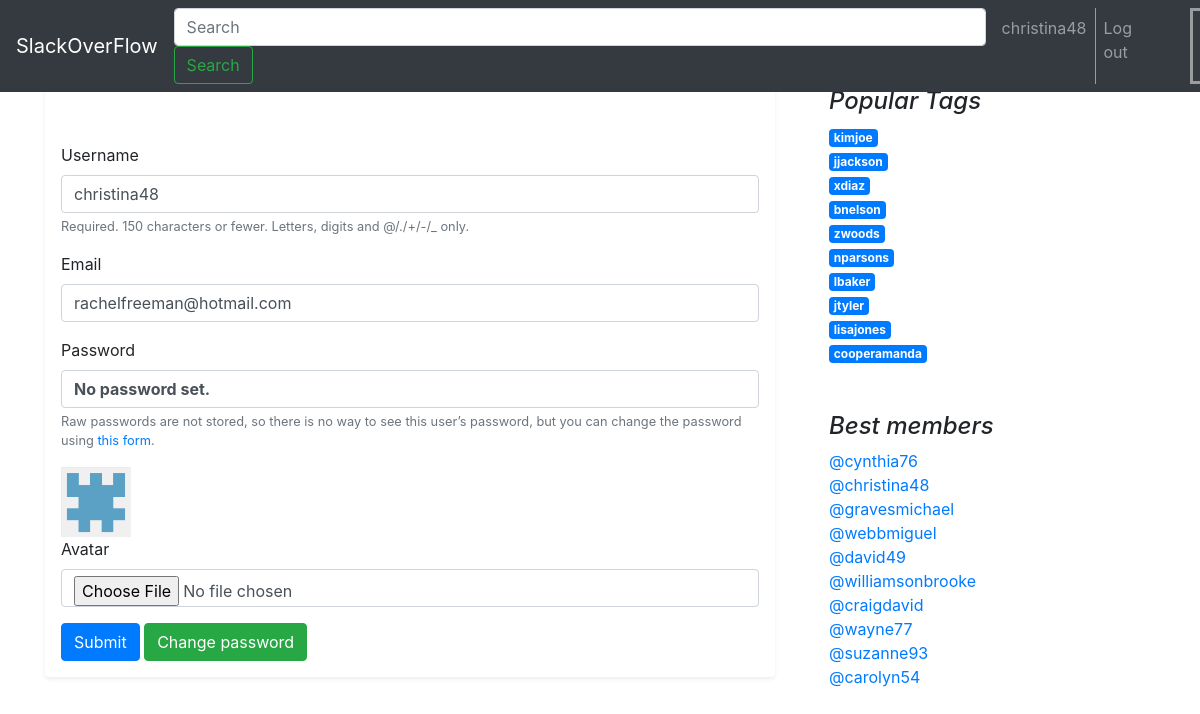
Before: /edit/ (signed in) with the older database file.
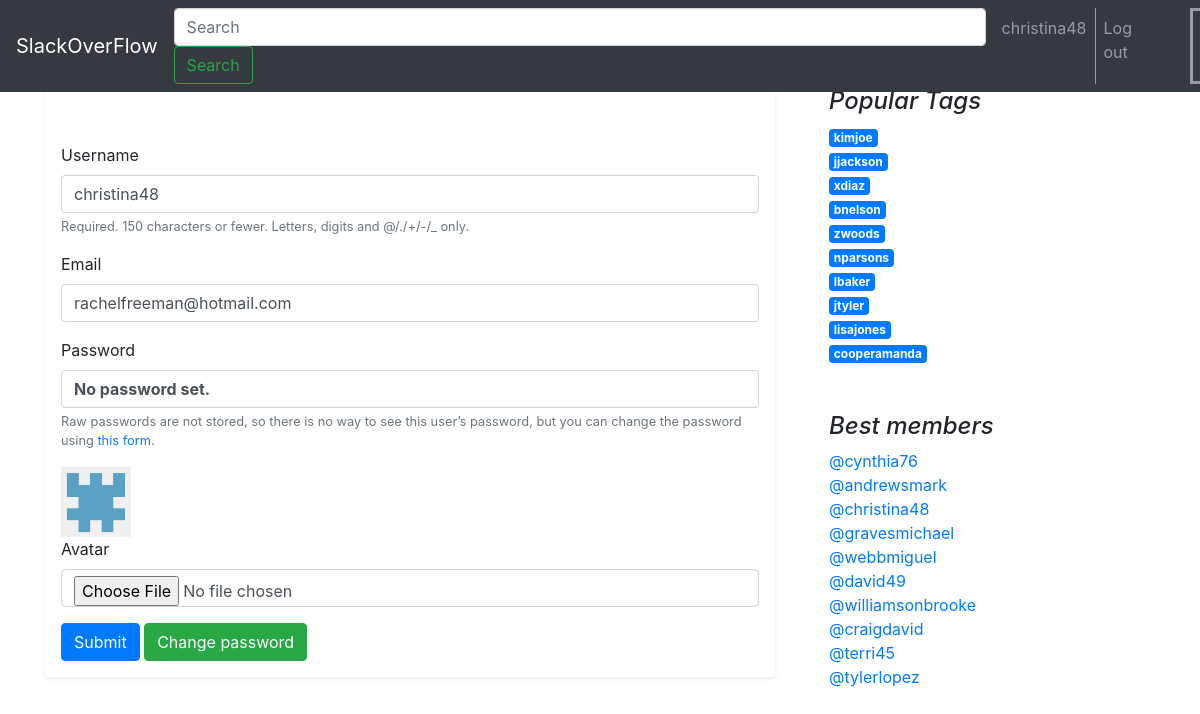
After: the same page with the newer database file.
### app/models.py (models this page shows)
class Tag(models.Model):
    title = models.CharField('Tag', max_length=128, unique="true")
    rating = models.IntegerField(default=0)
    objects = TagManager()
    def __str__(self):
        return self.title

class Client(models.Model):
    user = models.OneToOneField(
        User,
        on_delete=models.CASCADE,
    )
    avatar = models.ImageField(upload_to='avatars/', blank=True, null=True, verbose_name='Avatar')
    rating = models.IntegerField('rating user', default=0)
    objects = UserManager()
    def __str__(self):
        return self.user.username

### app/views.py (the view)
# urls.py: path('edit/', views.settings, name='settings'),
def settings(request):
    if request.method == 'POST':
        form = SettingsForm(request.POST, instance=request.user)
        formAv = AvatarForm(request.user, request.POST, request.FILES)
        if formAv.is_valid():
            formAv.save()
        if form.is_valid():
            form.save()
            return redirect('/main/')
        tags = Tag.objects.best_tags()[0:10]
        users = Client.objects.best_members()[0:10]
        return render(request, 'settings_page.html', {
            'tags': tags,
            'users': users,
            'form': form,
            'formAv': formAv,
            'user': request.user,
            'errors': form.errors,
        })
    else:
        form = SettingsForm(instance=request.user)
        formAv = AvatarForm(request.user)
        tags = Tag.objects.best_tags()[0:10]
        users = Client.objects.best_members()[0:10]
        return render(request, 'settings_page.html', {
            'tags': tags,
            'users': users,
            'form': form,
            'formAv': formAv,
            'user': request.user,
            'errors': form.errors,
        })

### app/forms.py (shortened to what this page needs)
class SettingsForm(UserChangeForm):
    email = forms.EmailField(required=True)
    class Meta:
        model = User
        fields = ['username', 'email']
        exclude = ['password1', 'password2', 'password']

class AvatarForm(forms.ModelForm):
    class Meta:
        model = Client
        fields = ['avatar']
    def __init__(self, user, *args, **kwargs):
        self.author = user
        super().__init__(*args, **kwargs)

### app/models.py (called while the page is built)
    def best_members(self):
        return self.order_by('-rating')

    def best_tags(self):
        return self.order_by('-rating')

### Templates/settings_page.html (shortened to what this page needs)
{% extends 'base.html' %}
{% load static %}
{% load bootstrap4 %}
{% block content %}
    <form class="form mt-5" method="POST" novalidate enctype="multipart/form-data">
        {% bootstrap_form form %}
    {% if user.client.avatar %}
        <img src="/media/{{ user.client.avatar }}" height="70" width="70">
    {% else %}
        <img src="{% static 'pic.png' %}" height="70" width="70">
    {% endif %}
        {% bootstrap_form formAv %}
        {% buttons %}
            <button type="submit" class="btn btn-primary">Submit</button>
            <input type="button" class="btn btn-success" onclick="location.href='{% url 'change_password' %}';" value="Change password" />
        {% endbuttons %}
    </form>
{% endblock content %}

### Templates/base.html (shortened to what this page needs)
{% load static %}
<!DOCTYPE html>
<html lang="en"><head>
    <link rel="stylesheet" href="https://stackpath.bootstrapcdn.com/bootstrap/4.4.1/css/bootstrap.min.css">
  </head>
    {% include 'inc/navbar.html' %}
    <div class="container">
  <header class="blog-header py-3">
    <div class="row flex-nowrap justify-content-between align-items-center">
      <div class="col-4 pt-1">
        <a class="text-muted" href="#">Subscribe</a>
      </div>
      <div class="col-4 text-center">
        <a class="blog-header-logo text-dark" href="#">Large</a>
      </div>
      <div class="col-4 d-flex justify-content-end align-items-center">
        <a class="text-muted" href="#" aria-label="Search">
        </a>
        <a class="btn btn-sm btn-outline-secondary" href="#">Sign up</a>
      </div>
    </div>
  </header>
        <div class="row">
            <div class="col-md-8 blog-main">
                <div class="my-3 p-3 bg-white rounded shadow-sm">
                    {% block content %}{% endblock content %}
                </div>
                {% include 'inc/rightSide.html' %}
            </div>

### Templates/inc/navbar.html (shortened to what this page needs)
{% load static %}
<nav class="navbar navbar-expand-md navbar-dark fixed-top bg-dark">
    <a class="navbar-brand" href="{% url 'main' %}">SlackOverFlow</a>
    <div class="collapse navbar-collapse" id="navbarCollapse">
        <ul class="navbar-nav mr-auto">
            <form class="form-inline mt-2 mt-md-0">
                <input class="form-control mr-sm-2" type="text" placeholder="Search" aria-label="Search"
                       style="padding-right: 550px;">
                <button class="btn btn-outline-success my-2 my-sm-0" type="submit" style="margin-right: 65px;">Search
                </button>
            </form>
            {%if request.user.is_authenticated%}
                <a class="nav-link" href="{% url 'settings' %}">{{request.user.username}}</a>
                <a class="nav-link" href="{% url 'logout' %}" style="border-left-width: 1px;border-left-style: solid;">Log out</a>
            {%else%}
                <a class="nav-link" href="{% url 'singIn' %}">Sign in</a>
                <a class="nav-link" href="{% url 'singUp' %}" style="border-left-width: 1px;border-left-style: solid;">Sign up</a>
            {%endif%}
            <a class="nav-link" href="{% url 'newQuestion' %}"
               style="border-left-width: 3px;border-left-style: solid;font-variation-settings: &quot;opsz&quot; 20, &quot;GRAD&quot; 433.1199951171875, &quot;YAXS&quot; 400;font-weight: 700;font-size: 25px;border-top-width: 3px;border-top-style: solid;border-bottom-width: 3px;border-bottom-style: solid;border-right-width: 3px;border-right-style: solid;margin-left: 50px;">ASK!</a>
        </ul>
    </div>
</nav>

### Templates/inc/rightSide.html
    </div>
    <aside class="col-md-4 blog-sidebar">
      <div class="p-4">
        <h4 class="font-italic">Popular Tags</h4>
        <ol class="list-unstyled mb-0">
          {% for tag in tags%}
            <li>
              <a class="badge badge-primary" href="{% url 'tagSearch' tag=tag %}">
                        {{ tag.title }}
              </a>
            </li>
          {% endfor%}
        </ol>
      </div>
      <div class="p-4">
        <h4 class="font-italic">Best members</h4>
        <ol class="list-unstyled">
          {% for user in users%}
            <li>
              <a href="#">
                        @{{ user }}
              </a>
            </li>
          {% endfor%}
        </ol>
      </div>
    </aside>
  </div>

Changed rows visible on the page:
no longer on this page (row unchanged): Client: user.username "wayne77"
no longer on this page (row unchanged): Client: user.username "suzanne93"
no longer on this page (row unchanged): Client: user.username "carolyn54"
added Client: user.username "andrewsmark"
added Client: user.username "terri45"
added Client: user.username "tylerlopez"
